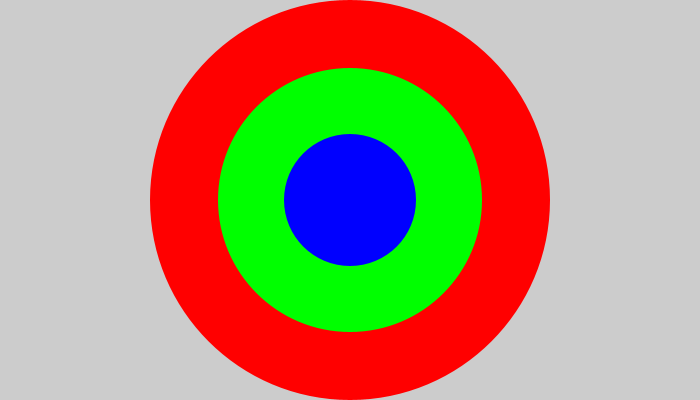
Frame 1 (no input)
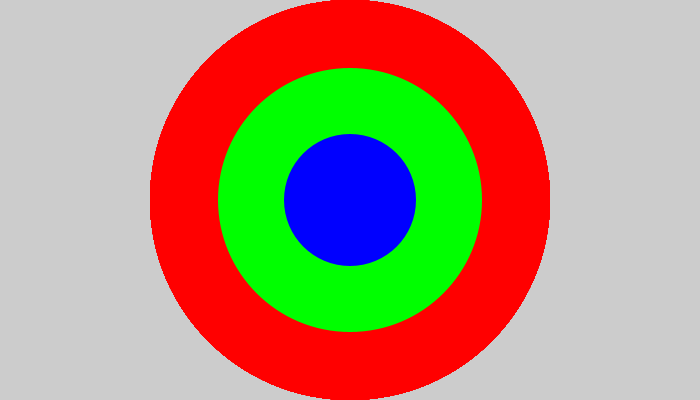
Frame 60 (the mouse pressed at the canvas centre just before this capture)
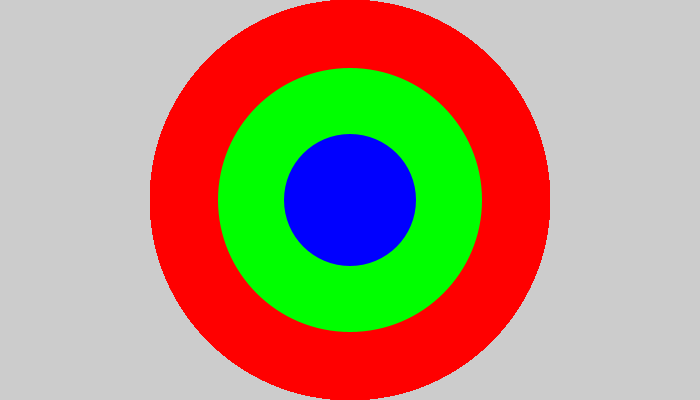
Frame 120 (the mouse held since frame 60 and released just before this capture)

The Processing sketch that drew these frames (run headless with seeded random() and noise(); from frame 60 on, the mouse is pressed at the canvas centre):

// Processing sketch: ex03
// ── ex03.pde
int d;

void setup(){
   size(700, 400); 
   noStroke();
}

void draw(){
   if (width < height) d = width;
   else d = height;
   
   fill(255, 0, 0);
   ellipse(width/2, height/2, d, d); 
   fill(0, 255, 0);
   ellipse(width/2, height/2, d/100 * 66, d/100 * 66); 
   fill(0, 0, 255);
   ellipse(width/2, height/2, d * 33/100, d * 33/100); 
}
